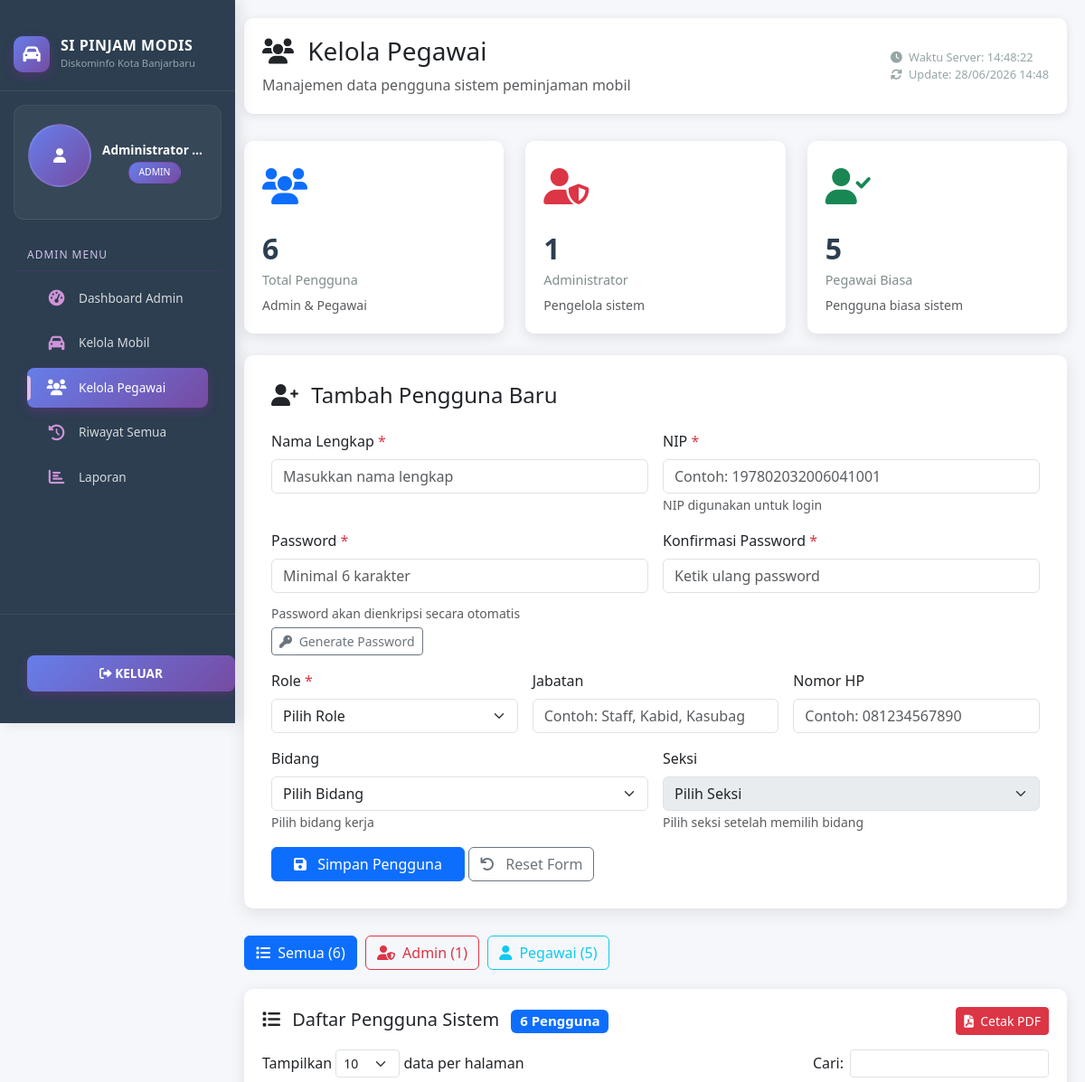
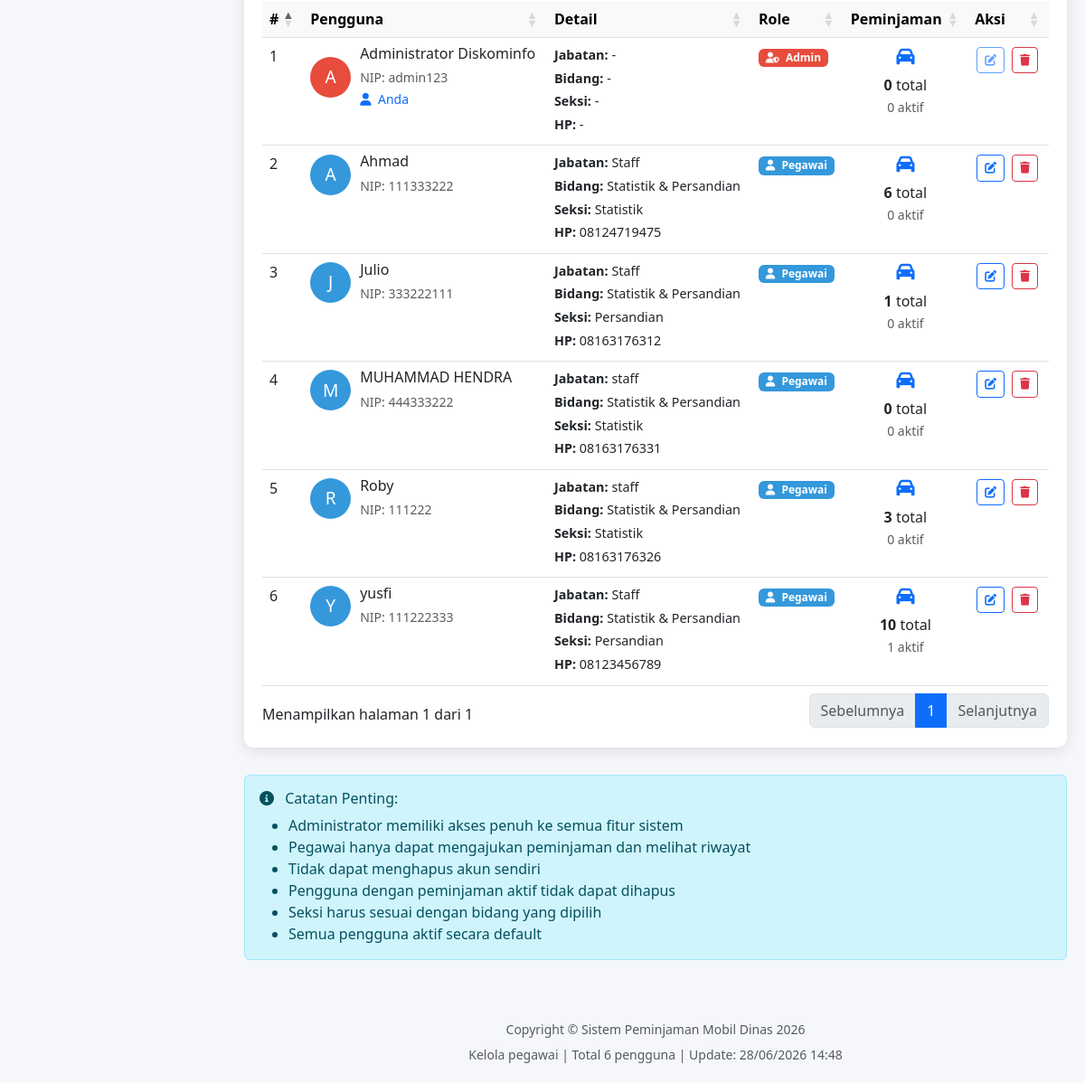
Screenshot of /admin/kelola-pegawai.php (signed in) with the database file from the repository (2 pictures, top to bottom).
### tables this page shows
CREATE TABLE `users` (
  `id` int(11) NOT NULL,
  `nama` varchar(100) DEFAULT NULL,
  `nip` varchar(30) DEFAULT NULL,
  `password` varchar(255) DEFAULT NULL,
  `role` enum('pegawai','admin') DEFAULT 'pegawai',
  `jabatan` varchar(100) DEFAULT NULL,
  `bidang_id` int(11) DEFAULT NULL,
  `seksi_id` int(11) DEFAULT NULL,
  `no_hp` varchar(20) DEFAULT NULL
);

CREATE TABLE `bidang` (
  `id` int(11) NOT NULL,
  `nama_bidang` varchar(100) NOT NULL,
  `kode_bidang` varchar(10) DEFAULT NULL
);

CREATE TABLE `seksi` (
  `id` int(11) NOT NULL,
  `bidang_id` int(11) NOT NULL,
  `nama_seksi` varchar(100) NOT NULL,
  `kode_seksi` varchar(10) DEFAULT NULL
);

### admin/kelola-pegawai.php (the view, shortened to what the rows shown need)
<?php
include "../config/database.php";
$pegawai = mysqli_query($conn, "
    SELECT u.*,
           b.nama_bidang,
           s.nama_seksi,
           (SELECT COUNT(*) FROM peminjaman WHERE user_id = u.id) as total_peminjaman,
           (SELECT COUNT(*) FROM peminjaman
 WHERE user_id = u.id
   AND tanggal_kembali IS NULL
   AND status NOT IN ('Ditolak', 'Dibatalkan')) as sedang_dipinjam
    FROM users u
    LEFT JOIN bidang b ON u.bidang_id = b.id
    LEFT JOIN seksi s ON u.seksi_id = s.id
    WHERE u.role IN ('pegawai', 'admin')
    ORDER BY u.role DESC, u.nama ASC
");
?>
<!DOCTYPE html>
<html lang="id">
<head>
    <link href="https://cdn.jsdelivr.net/npm/bootstrap@5.3.0/dist/css/bootstrap.min.css" rel="stylesheet">
    <link href="https://cdnjs.cloudflare.com/ajax/libs/font-awesome/6.0.0/css/all.min.css" rel="stylesheet">
    <link rel="stylesheet" href="https://cdn.datatables.net/1.13.4/css/dataTables.bootstrap5.min.css">
</head>
<body>
    <div class="main-content">
        <div class="page-header">
            <div class="d-flex justify-content-between align-items-center">
                <div>
                    <h1 class="h3 mb-2">
                        <i class="fas fa-users me-2"></i> Kelola Pegawai
                    </h1>
                </div>
            </div>
        </div>
        <div class="table-card">
            <div class="table-responsive">
                <table id="pegawaiTable" class="table table-hover">
                    <thead class="table-light">
                        <tr>
                            <th>#</th>
                            <th>Pengguna</th>
                            <th>Detail</th>
                            <th>Role</th>
                            <th>Peminjaman</th>
                            <th>Aksi</th>
                        </tr>
                    </thead>
                    <tbody>
                        <?php if (mysqli_num_rows($pegawai) > 0): ?>
                            <?php $no = 1;
                            while ($p = mysqli_fetch_assoc($pegawai)):
                                $role_class = ($p['role'] == 'admin') ? 'badge-admin' : 'badge-pegawai';
                                $avatar_class = ($p['role'] == 'admin') ? 'avatar-admin' : 'avatar-pegawai';
                                $filter_classes = $p['role'];
                                $is_current_user = ($p['id'] == $_SESSION['user']['id']);
                            ?>
                                <tr class="user-item" data-filter="<?= $filter_classes ?>">
                                    <td><?= $no++ ?></td>
                                    <td>
                                        <div class="d-flex align-items-center">
                                            <div class="user-avatar-sm <?= $avatar_class ?>">
                                                <?= strtoupper(substr($p['nama'], 0, 1)) ?>
                                            </div>
                                            <div>
                                                <h6 class="mb-1"><?= htmlspecialchars($p['nama']) ?></h6>
                                                <small class="text-muted">NIP: <?= htmlspecialchars($p['nip']) ?></small>
                                                <?php if ($is_current_user): ?>
                                                    <br><small class="text-primary"><i class="fas fa-user me-1"></i> Anda</small>
                                                <?php endif; ?>
                                            </div>
                                        </div>
                                    </td>
                                    <td>
                                        <div class="user-details">
                                            <p class="mb-1">
                                                <strong>Jabatan:</strong> <?= $p['jabatan'] ?: '-' ?>
                                            </p>
                                            <p class="mb-1">
                                                <strong>Bidang:</strong> <?= $p['nama_bidang'] ?: '-' ?>
                                            </p>
                                            <p class="mb-1">
                                                <strong>Seksi:</strong> <?= $p['nama_seksi'] ?: '-' ?>
                                            </p>
                                            <p class="mb-1">
                                                <strong>HP:</strong> <?= $p['no_hp'] ?: '-' ?>
                                            </p>
                                        </div>
                                    </td>
                                    <td>
                                        <span class="badge <?= $role_class ?>">
                                            <i class="fas fa-<?= ($p['role'] == 'admin') ? 'user-shield' : 'user' ?> me-1"></i>
                                            <?= ucfirst($p['role']) ?>
                                        </span>
                                    </td>
                                    <td>
                                        <div class="text-center">
                                            <div class="mb-2">
                                                <i class="fas fa-car fa-lg text-primary"></i>
                                            </div>
                                            <div>
                                                <strong><?= $p['total_peminjaman'] ?></strong> total
                                                <br>
                                                <small class="text-muted">
                                                    <?= $p['sedang_dipinjam'] ?> aktif
                                                </small>
                                            </div>
                                        </div>
                                    </td>
                                    <td>
                                        <div class="action-buttons">
                                            <button class="btn btn-sm btn-outline-primary"
                                                onclick="editUser(<?= $p['id'] ?>)"
                                                title="Edit Pengguna" <?= $is_current_user ? 'disabled' : '' ?>>
                                                <i class="fas fa-edit"></i>
                                            </button>
                                            <a href="?hapus=<?= $p['id'] ?>"
                                                class="btn btn-sm btn-outline-danger"
                                                onclick="return confirm('Hapus pengguna <?= addslashes($p['nama']) ?>?\nNIP: <?= addslashes($p['nip']) ?>\n\nPastikan pengguna tidak memiliki peminjaman aktif.')"
                                                title="Hapus Pengguna" <?= $is_current_user ? 'disabled' : '' ?>>
                                                <i class="fas fa-trash"></i>
                                            </a>
                                        </div>
                                    </td>
                                </tr>
                            <?php endwhile; ?>
                        <?php endif; ?>
                    </tbody>
                </table>
            </div>
        </div>
    </div>
</body>
</html>

### rows the page displays
users: nama "A", nama "Administrator Diskominfo", nip "admin123", shows "Anda", jabatan "-", nama_bidang "-", nama_seksi "-", no_hp "-", role "Admin", total_peminjaman "0", sedang_dipinjam "0"
users: nama "A", nama "Ahmad", nip "111333222", jabatan "Staff", bidang.nama_bidang "Statistik & Persandian", seksi.nama_seksi "Statistik", no_hp "08124719475", role "Pegawai", total_peminjaman "6", sedang_dipinjam "0"
users: nama "J", nama "Julio", nip "333222111", jabatan "Staff", bidang.nama_bidang "Statistik & Persandian", seksi.nama_seksi "Persandian", no_hp "08163176312", role "Pegawai", total_peminjaman "1", sedang_dipinjam "0"
users: nama "M", nama "MUHAMMAD HENDRA", nip "444333222", jabatan "staff", bidang.nama_bidang "Statistik & Persandian", seksi.nama_seksi "Statistik", no_hp "08163176331", role "Pegawai", total_peminjaman "0", sedang_dipinjam "0"
users: nama "R", nama "Roby", nip "111222", jabatan "staff", bidang.nama_bidang "Statistik & Persandian", seksi.nama_seksi "Statistik", no_hp "08163176326", role "Pegawai", total_peminjaman "3", sedang_dipinjam "0"
users: nama "Y", nama "yusfi", nip "111222333", jabatan "Staff", bidang.nama_bidang "Statistik & Persandian", seksi.nama_seksi "Persandian", no_hp "08123456789", role "Pegawai", total_peminjaman "10", sedang_dipinjam "1"

### other values shown
$user_name "Administrator…"
$role "ADMIN"
$stats['total_pegawai'] "6"
$stats['total_admin'] "1"
$stats['total_pegawai_role'] "5"
